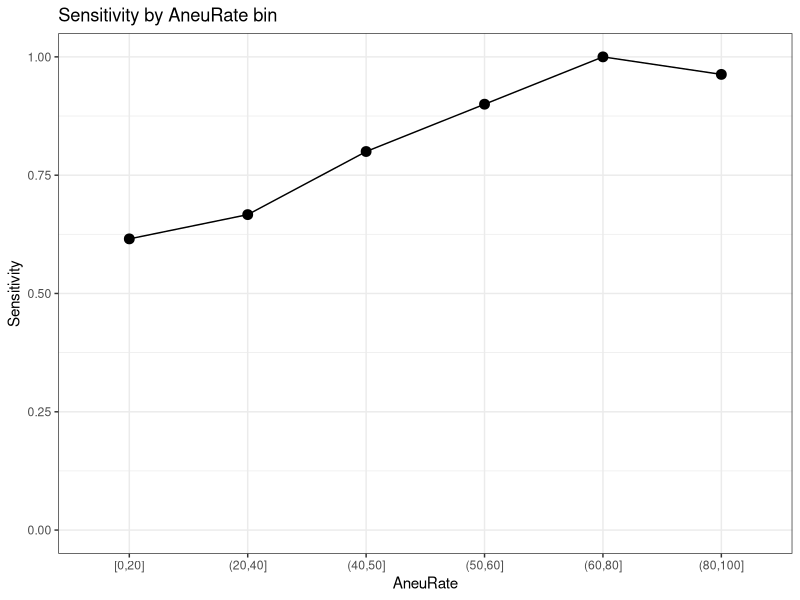
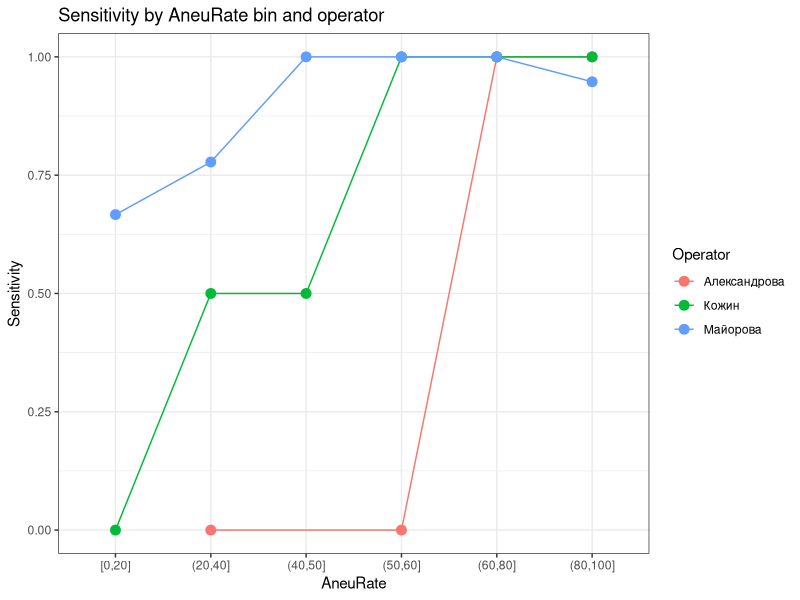
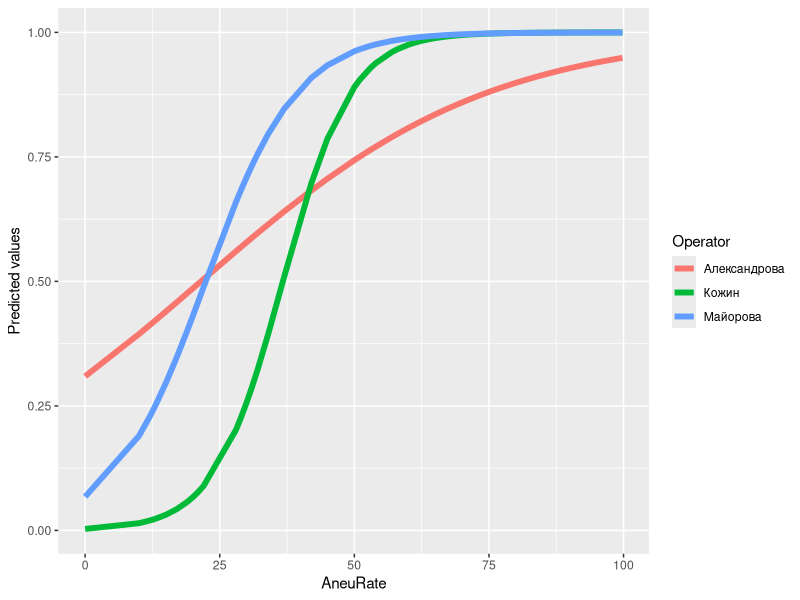

Reproduce these figures in R, in order.
## ---- chunk 1
knitr::opts_chunk$set(echo = TRUE)
## ---- chunk 2
library(dplyr)
library(readxl)
library(ggplot2)

## ---- chunk 3
# Подготовка данных 

raw_data <- read_excel('Data/Kola24_25_Magadan23.xlsx', na = "NA")

raw_data <- raw_data[, c('Year', 'Location', 'ID', 'LM', 'Operator', 'Microscope', 'FC', 'AneuRate')]

# str(raw_data)

raw_data$AneuRate <- as.numeric(raw_data$AneuRate)
  
  
# unique(raw_data$AneuRate)


raw_data_clean <- 
  raw_data %>% 
  mutate(LM = case_when(LM == "екк и пузыри" ~ "екк",
                        LM == "екк или пузыри" ~ "екк",
                        LM == "СУПЕР РАК" ~ "рак",
                        LM == "сильный рак на цитометре, глазами не видела. мб засер из предыдущей?" ~ NA,
                        LM == "повышенный анеуплоидный пик на цитометре, на LM ничего" ~ NA,
                        LM == "пузыри" ~ NA,
                        LM == "РАК 95%" ~ "рак",
                        LM == "СУПЕР РАК 95%" ~ "рак",
                        LM == "кк 20% и пузыри" ~ "четвертьрак",
                        LM == "кк 15% и пузыри" ~ "екк",
                        LM == "кк 70% и пузыри" ~ "рак",
                        LM == "кк  15%" ~ "екк",
                        LM == "РАК 70%" ~ "рак",
                        LM == "полурак?" ~ "полурак",
                        LM == "полурак и пузыри" ~ "полурак",
                        LM == "не расправились гемоциты" ~ "рак",
                        LM == "РАК" ~ "рак",
                        LM == "РАК, умирающая мидия" ~ "рак",
                        LM == "куча пузырей или полурак?" ~ "полурак",
                        LM == "рак 75%" ~ "рак",
                        LM == "кк 10%" ~ "екк",
                        LM == "кк 40%" ~ "полурак",
                        LM == "кк 20%" ~ "четвертьрак",
                        LM == "кк 15%" ~ "екк",
                        LM == "кк 30%" ~ "четвертьрак",
                        LM == "кк 25%" ~ "четвертьрак",
                        LM == "cancer" ~ "рак",
                        LM == "round cells" ~ "екк",
                        LM == "мб сбой в нумерации" ~ NA,
                        LM == "есть немного круглых клеток" ~ "екк",
                        LM == "в этом блоке первые м.б. перепутаны" ~ NA,
                        LM == "рак умеренно" ~ "полурак",
                        LM == "сильнораковая!" ~ "рак",
                        LM == "есть круглые клетки" ~ "екк",
                        LM == "есть круглые клетки и в гонаде и в гемолимфе; Майорова говорит они странные, не такие как при DN" ~ "екк",
                        LM == "редкие круглые клетки" ~ "екк",
                        LM == "в гонаде круглые клетки" ~ "екк в гонаде",
                        LM == "рак очень!" ~ "рак",
                        LM == "рак слабо!" ~ "слабый рак",
                        LM == "единичные круглые клетки" ~ "екк",
                        LM == "в гонаде круглые клетки" ~ "екк в гонаде",
                        LM == "слабый рак, есть круглые клетки" ~ "екк",
                        LM == "полурак, 80% круглых клеток" ~ "полурак",
                        LM == "рак очень! С пузырями (?)" ~ "рак",
                        LM == "есть круглые клетки, в гонаде их много" ~ "екк, много в гонаде",
                        LM == "рак слабо! Но в гонаде много" ~ "екк, много в гонаде",
                        LM == "полурак!" ~ "полурак",
                        LM == "рак слабо! = ЕКК" ~ "екк",
                        LM == "*подозрение на гермафр" ~ NA,
                        LM == "полудохлая мидия"  ~ NA,
                        LM == "Майорова не видит, я вижу круглые клетки" ~ "екк",
                        LM == "полурак 80% круглых клеток" ~ "полурак",
                        LM == "есть круглые клетки, причем в гонаде их много" ~ "екк, много в гонаде",
                        LM == "полурак 50% круглых клеток" ~ "полурак",
                        LM == "глисты!" ~ "паразиты",
                        LM == "есть круглые клетки в гемо, причем в гонаде их много!" ~ "екк, много в гонаде",
                        LM == "полурак или засер от N23..." ~ "полурак",
                        LM == "слабый рак! Необычно крупные круглые клетки в гемолимфе" ~ "слабый рак",
                        LM == "рак очень! Есть бактерии в гемолимфе" ~ "рак",
                        LM == "потеряна гемолимфа" ~ NA,
                        LM == "умеренно раковая" ~ "полурак",
                        LM == "рак слабый" ~ "слабый рак",
                        LM == "глисты" ~ "паразиты",
                        LM == "рак слабый; мало в гемолимфе но много в гонаде" ~ "екк, много в гонаде",
                        LM == "рак очень слабый" ~ "слабый рак",
                        LM == "рак слабо" ~ "слабый рак",
                        LM == "round cells are present but does not look like cancer" ~ NA,
                        LM == "round cells?" ~ "екк",
                        LM == "странная, но рак не диагностировал" ~ NA,
                        LM == "не видел" ~ NA,
                        LM == "Полурак" ~ "полурак",
                        LM == "Супер рак" ~ "рак",
                        LM == "супер рак" ~ "рак",
                        
                        T ~ as.character(LM)
                            )) %>% 
  mutate(FC = case_when(FC == "done" ~ "healthy",
                        FC == "no" ~ "healthy",
                        FC == "yes" ~ "DN",
                        FC == "DN мб засер" ~ "DN",
                        FC == "не получилось" ~ "low quality",
                        FC == "плохо получилось" ~ "low quality",
                        FC == "NA" ~ NA,
                        T ~ as.character(FC)
  ))


unique(raw_data_clean$LM)


raw_data_clean$LM[is.na(raw_data_clean$LM)] <- c("healthy")

raw_data_clean$AneuRate[is.na(raw_data_clean$AneuRate)] <- 0

raw_data_clean <-
  raw_data_clean %>% mutate(
    Location = as.factor(Location),
    Year = as.factor(Year),
    LM = as.factor(LM),
    Operator = as.factor(Operator),
    Microscope = as.factor(Microscope),
    FC = as.factor(FC),
    AneuRate = as.numeric(AneuRate)
  ) 

df_cancer <- raw_data_clean
  
########

# head(df_cancer)


# sensitivity  

df_cancer <-
  mutate(df_cancer, sensitivity = case_when( (df_cancer$FC == "DN") & (df_cancer$LM == "рак") ~ "TP",
                                             (df_cancer$FC == "DN") & (df_cancer$LM == "екк") ~ "TP", 
                                             (df_cancer$FC == "DN") & (df_cancer$LM == "полурак") ~ "TP", 
                                             (df_cancer$FC == "DN") & (df_cancer$LM == "четвертьрак") ~ "TP", 
                                             (df_cancer$FC == "DN") & (df_cancer$LM == "слабый рак") ~ "TP",
                                             (df_cancer$FC == "DN") & (df_cancer$LM == "екк в гонаде") ~ "TP",
                                             (df_cancer$FC == "DN") & (df_cancer$LM == "екк, много в гонаде") ~ "TP",
                                             (df_cancer$FC == "DN") & (df_cancer$LM == "healthy") ~ "FN",
                                             (df_cancer$FC == "DN") & (df_cancer$LM == "паразиты") ~ "FN"
                                            )) 


df_cancer$LM <- as.factor(df_cancer$LM)
                                                
head(df_cancer)           

# accuracy 

df_cancer <-
  mutate(df_cancer, accuracy = case_when( (df_cancer$FC == "DN") & (df_cancer$LM == "рак") ~ "TP",
                                          (df_cancer$FC == "DN") & (df_cancer$LM == "екк") ~ "TP", 
                                          (df_cancer$FC == "DN") & (df_cancer$LM == "полурак") ~ "TP", 
                                          (df_cancer$FC == "DN") & (df_cancer$LM == "четвертьрак") ~ "TP", 
                                          (df_cancer$FC == "DN") & (df_cancer$LM == "слабый рак") ~ "TP",
                                          (df_cancer$FC == "DN") & (df_cancer$LM == "екк в гонаде") ~ "TP",
                                          (df_cancer$FC == "DN") & (df_cancer$LM == "екк, много в гонаде") ~ "TP",
                                          (df_cancer$FC == "DN") & (df_cancer$LM == "healthy") ~ "FN",
                                          (df_cancer$FC == "DN") & (df_cancer$LM == "паразиты") ~ "FN",
                                          (df_cancer$FC == "healthy") & (df_cancer$LM == "рак") ~ "FP",
                                          (df_cancer$FC == "healthy") & (df_cancer$LM == "екк") ~ "FP", 
                                          (df_cancer$FC == "healthy") & (df_cancer$LM == "полурак") ~ "FP", 
                                          (df_cancer$FC == "healthy") & (df_cancer$LM == "четвертьрак") ~ "FP", 
                                          (df_cancer$FC == "healthy") & (df_cancer$LM == "слабый рак") ~ "FP",
                                          (df_cancer$FC == "healthy") & (df_cancer$LM == "екк в гонаде") ~ "FP",
                                          (df_cancer$FC == "healthy") & (df_cancer$LM == "екк, много в гонаде") ~ "FP",
                                          (df_cancer$FC == "healthy") & (df_cancer$LM == "healthy") ~ "TN",
                                          (df_cancer$FC == "healthy") & (df_cancer$LM == "паразиты") ~ "TN",
                                          
  )) 


df_cancer$accuracy <- as.factor(df_cancer$accuracy)


df_cancer <- mutate(df_cancer, LM_num = case_when(df_cancer$LM == "рак" ~ 4,
                                                     df_cancer$LM == "полурак" ~ 3,
                                                     df_cancer$LM == "четвертьрак" ~ 2,
                                                     df_cancer$LM == "екк" ~ 1,
                                                     df_cancer$LM == "слабый рак" ~ 2,
                                                     df_cancer$LM == "екк, много в гонаде" ~ 1,
                                                     df_cancer$LM == "екк в гонаде" ~ 1,
                                                     df_cancer$LM == "паразиты" ~ 0,
                                                     df_cancer$LM == "healthy" ~ 0,
                                                     df_cancer$LM == "no data yet" ~ NA))

df_cancer <- mutate(df_cancer, LM_log = case_when(df_cancer$LM == "рак" ~ 1,
                                                     df_cancer$LM == "полурак" ~ 1,
                                                     df_cancer$LM == "четвертьрак" ~ 1,
                                                     df_cancer$LM == "екк" ~ 1,
                                                     df_cancer$LM == "слабый рак" ~ 1,
                                                     df_cancer$LM == "екк, много в гонаде" ~ 1,
                                                     df_cancer$LM == "екк в гонаде" ~ 1,
                                                     df_cancer$LM == "паразиты" ~ 0,
                                                     df_cancer$LM == "healthy" ~ 0,
                                                     df_cancer$LM == "no data yet" ~ NA))


head(df_cancer)
## ---- chunk 4


df_cancer <- df_cancer %>% filter(!is.na(AneuRate), !is.na(LM_log))


df_cancer$gold <- ifelse(df_cancer$AneuRate >= 10, 1, 0)


df_cancer <- df_cancer %>%
  mutate(
    bin = cut(
      AneuRate,
      breaks = c(0, 20, 40, 50, 60, 80, 100),
      include.lowest = TRUE
    )
  )


sen_spec <- df_cancer %>%
  group_by(bin) %>%
  summarise(
    sensitivity = mean(LM_log[gold == 1] == 1),
    n = n()
  )


# Чувствительность

ggplot(sen_spec, aes(x = bin, y = sensitivity, group = 1)) +
  geom_line() +
  geom_point(size=3) +
  ylim(0, 1) +
  ggtitle("Sensitivity by AneuRate bin") +
  xlab("AneuRate") +
  ylab("Sensitivity") +
  theme_bw()

# по оператору 

sen_spec2 <- df_cancer %>%
  group_by(bin, Operator) %>%
  summarise(
    sensitivity = mean(LM_log[gold == 1] == 1),
    n = n()
  )



ggplot(sen_spec2, aes(x = bin, y = sensitivity, group = Operator, color = Operator)) +
  geom_line() +
  geom_point(size=3) +
  ylim(0, 1) +
  ggtitle("Sensitivity by AneuRate bin and operator") +
  xlab("AneuRate") +
  ylab("Sensitivity") +
  theme_bw()


## ---- chunk 5
library(lme4)


# Mod <- glmer(LM_log ~ AneuRate +(1|Operator), family = "binomial", data = df_cancer)


Mod <- glm (LM_log ~ AneuRate*Operator, family = "binomial", data = df_cancer)

summary(Mod)

# library(performance)
# check_overdispersion(Mod)

library(ggeffects)


# as.data.frame(ggpredict(Mod, terms = "AneuRate [all]", typical = "weighted.mean")) %>% 
#   ggplot(aes(x, predicted)) +
#   geom_ribbon(aes(ymin = conf.low, ymax = conf.high), alpha = 0.2) +
#   geom_line()


as.data.frame(ggpredict(Mod, terms = c("AneuRate [all]", "Operator"))) %>% 
  ggplot(aes(x, predicted)) +
# + geom_ribbon(aes(ymin = conf.low, ymax = conf.low, fill = group), alpha = 0.2) +
  geom_line(aes(color = group), linewidth = 2) +
  scale_color_discrete(name = "Operator") +
  scale_fill_discrete(name = "Operator") +
  labs(x = "AneuRate", y = "Predicted values")
